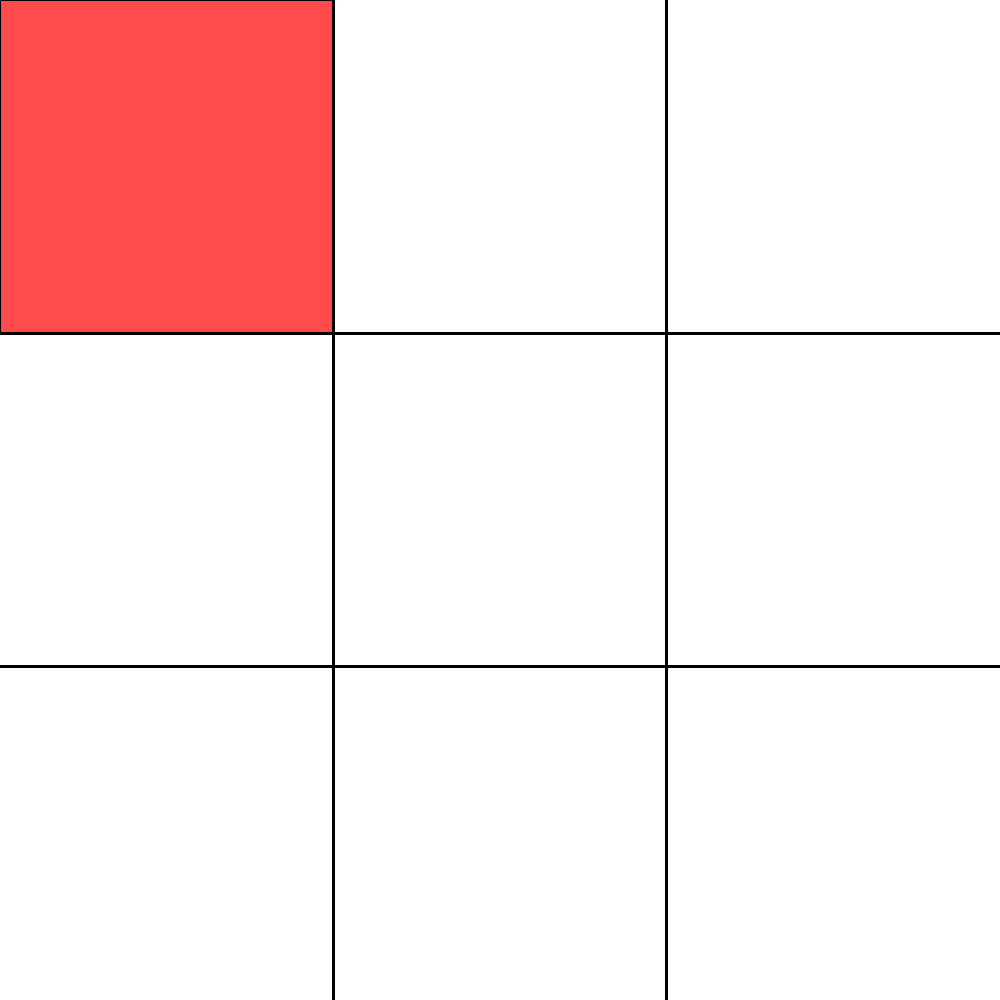
Frame 1 (no input)
Frame 60 (the mouse pressed at the canvas centre just before this capture): identical to frame 1, image omitted
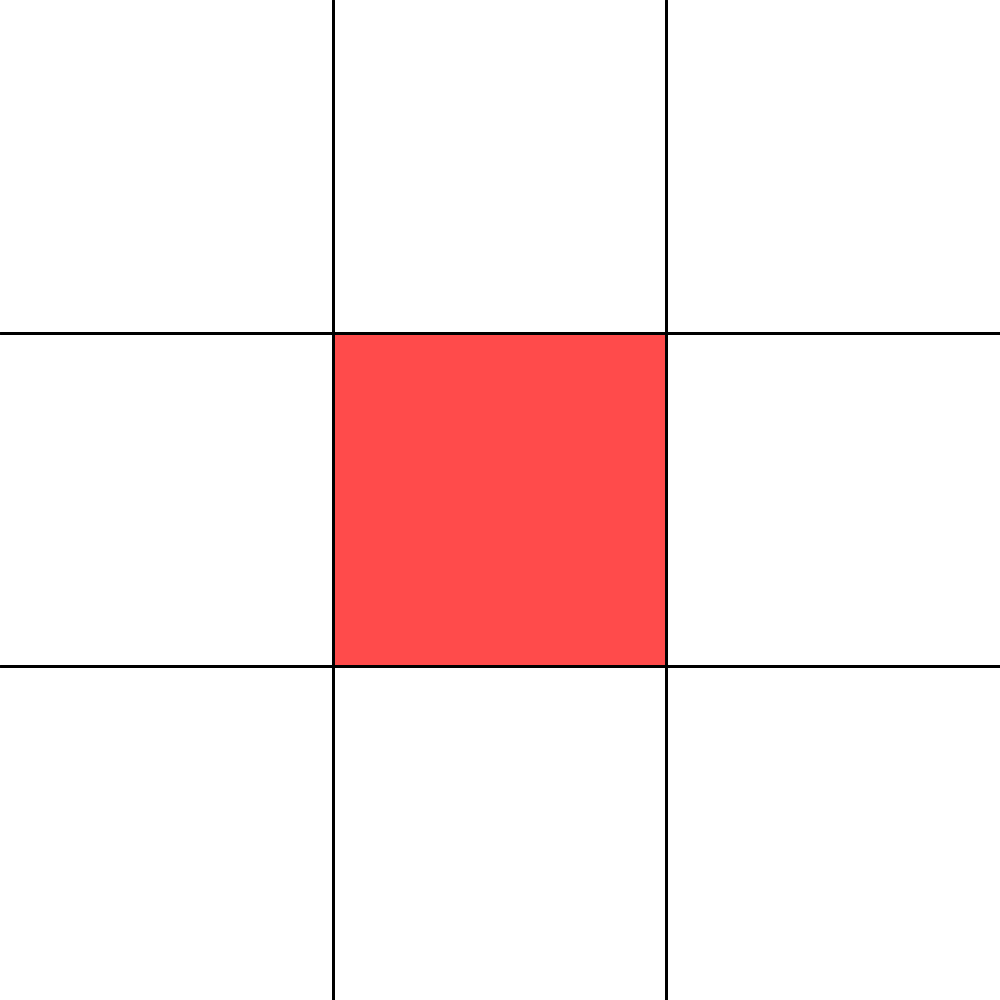
Frame 120 (the mouse held since frame 60 and released just before this capture)

The Processing sketch that drew these frames (run headless with seeded random() and noise(); from frame 60 on, the mouse is pressed at the canvas centre):

// Processing sketch: sketch_200925a
// ── sketch_200925a.pde
void setup() {
  size(1000, 1000);
}
//global variables
float boxWidth = 1000/3;
Game myGame = new Game();
int turn = 0; //0 is red, 1 is green
boolean gameRunning = true;
String gameWonBy = "";
int piecesIn = 0;


void draw() {
  background(255, 255, 255);
  if (gameRunning == true)
  {
    cursorHover();
  }

  board();
  myGame.colorPieces();
  myGame.checkWin();
  pushStyle();
  textSize(32);
  textAlign(CENTER);
  //fill(255, 255, 255);
  fill(0, 0, 0);
  if (gameWonBy == "Red") {
    text("This game was won by red", width/2, height/2);
    //println("should display text");
  } else if (gameWonBy == "Green") {
    text("This game was won by green", width/2, height/2);
    //println("should display text");
  } else if (gameWonBy == "Tie") {
    text("This game ended in a tie", width/2, height/2);
    //println("should display text");
  }
  popStyle();
}

//functions
void board() {
  pushStyle();
  strokeWeight(3);
  //first vertical line
  line(width/3, 0, width/3, height);
  //second vertical line
  line(2* width/3, 0, 2*width/3, height);

  //first horizontal line
  line(0, height/3, width, height/3);
  //second horizontal line
  line(0, 2*height/3, width, 2*height/3);
  popStyle();
}

void cursorHover() {
  //make the light green/red box over the position
  if (turn%2==0)
  {
    fill(255, 0, 0, 180);
  } else if (turn%2==1) {
    fill(0, 255, 0, 180);
  }
  //origin of the hover box
  int[] origin = getIndices();
  //draw the position
  rect(origin[1]*boxWidth, origin[0]*boxWidth, boxWidth, boxWidth);
}

void mouseClicked() {
  myGame.updatePosition(getIndices());
  //myGame.printPositions();
}

int[] getIndices() {
  int[] indices = new int[2];
  //x is index 0, y is index 1
  indices[0] = floor(mouseY/boxWidth);
  indices[1] = floor(mouseX/boxWidth);
  return indices;
}




//classes
class Game {
  int[][] positions = new int[3][3];
  Game() {
    for (int i=0; i<positions.length; i++) {
      for (int j=0; j<positions[i].length; j++) {
        positions[i][j]=-1;
      }
    }
  }
  void updatePosition(int[] indices) {
    if (gameRunning)
    {
      if (positions[indices[0]][indices[1]] == -1) {
        positions[indices[0]][indices[1]] = turn%2;
        turn=turn+1;
        piecesIn+=1;
      }
    }
  }

  void printPositions() {
    for (int i=0; i<positions.length; i++) {
      for (int j=0; j<positions[i].length; j++) {
        //print(positions[i][j]+" ");
      }
      //println();
    }
    //println();
  }

  void colorPieces() {
    for (int i=0; i<positions.length; i++) {
      for (int j=0; j<positions[i].length; j++) {
        //if position is 0 then color the position red
        if (positions[j][i]==0) {
          pushStyle();
          fill(255, 0, 0);
          rect(i*boxWidth, j*boxWidth, boxWidth, boxWidth);
          popStyle();
        } 
        //if position is 1 then color the position green
        else if (positions[j][i]==1) {
          pushStyle();
          fill(0, 255, 0);
          rect(i*boxWidth, j*boxWidth, boxWidth, boxWidth);
          popStyle();
        }
      }
    }
  }

  void checkWin() {
    //tie check
    if (piecesIn == 9 && gameRunning==true) {
      gameRunning = false;
      gameWonBy = "Tie";
      //println("Tie");
    }
    //row check
    for (int i=0; i<3; i++) {
      if (positions[i][0]==0 && positions[i][1]==0 && positions[i][2]==0) {
        gameRunning = false;
        gameWonBy = "Red";
        //println("gameWonBy Red");
      } else if (positions[i][0]==1 && positions[i][1]==1 && positions[i][2]==1) {
        gameRunning = false;
        gameWonBy = "Green";
        //println("gameWonBy Green");
      }
    }
    // column check
    for (int i=0; i<3; i++) {
      if (positions[0][i]==0 && positions[1][i]==0 && positions[2][i]==0) {
        gameRunning = false;
        gameWonBy = "Red";
        //println("gameWonBy Red");
      } else if (positions[0][i]==1 && positions[1][i]==1 && positions[2][i]==1) {
        gameRunning = false;
        gameWonBy = "Green";
        //println("gameWonBy Green");
      }
    }

    // diagonal check y=-x
    if (positions[0][0]==0 && positions[1][1]==0 && positions[2][2]==0) {
      gameRunning = false;
      gameWonBy = "Red";
      //println("gameWonBy Red");
    } else if (positions[0][0]==1 && positions[1][1]==1 && positions[2][2]==1) {
      gameRunning = false;
      gameWonBy = "Green";
      //println("gameWonBy Green");
    }

    // diagonal check y=x
    if (positions[0][2]==0 && positions[1][1]==0 && positions[2][0]==0) {
      gameRunning = false;
      gameWonBy = "Red";
      //println("gameWonBy Red");
    } else if (positions[0][2]==1 && positions[1][1]==1 && positions[2][0]==1) {
      gameRunning = false;
      gameWonBy = "Green";
      //println("gameWonBy Green");
    }
  }
}
